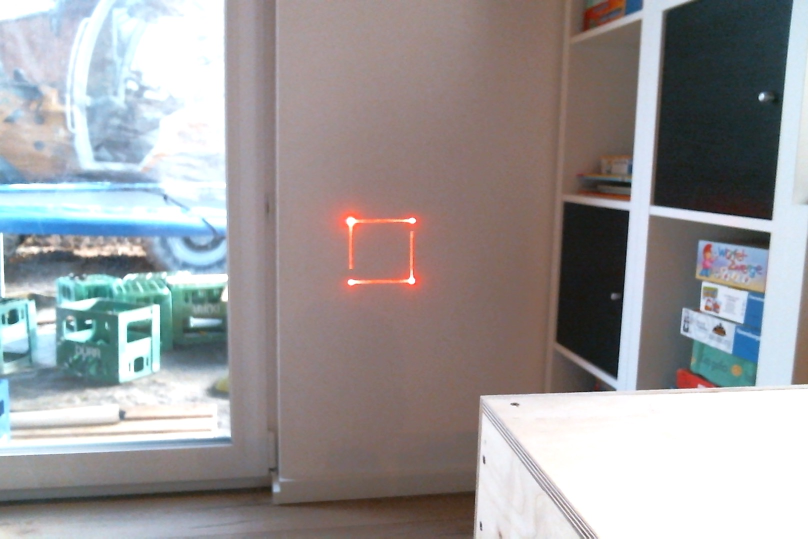
#> input picture Quadrat.jpg, 1616 x 1077 px (shown at 1/2 size)
$ python position.py --image ../Quadrat.jpg   (older library calls are emulated)
#> lines starting #> are read from the running program, lines starting #| are printed output that depends on the picture; after the words box and inside, x2 and y2 are one past the last pixel; in counts of white or black regions, pixels touching at a corner belong together
# USAGE
# python detect_bright_spots.py --image images/lights_01.png
# INSTALL
# sudo port install opencv +python27

# import the necessary packages
from imutils import contours
from skimage import measure
import numpy as np
import imutils
import argparse
import cv2

def getWebcamImage():
  cam = cv2.VideoCapture(0)
  ret_val, img = cam.read()
  return img

# construct the argument parse and parse the arguments
ap = argparse.ArgumentParser()
ap.add_argument("-i", "--image", required=True, help="path to the image file")
args = vars(ap.parse_args())

# load the webcam image, convert it to grayscale, and blur it
#image = cv2.imread(args["image"])
while True:
  #image = getWebcamImage()
  image = cv2.imread(args["image"])
#> image is the input picture: shape (1077, 1616, 3); mean B, G, R 154, 152.7, 155.4
  #cv2.imwrite('blank.png',image)
  gray = cv2.cvtColor(image, cv2.COLOR_BGR2GRAY)
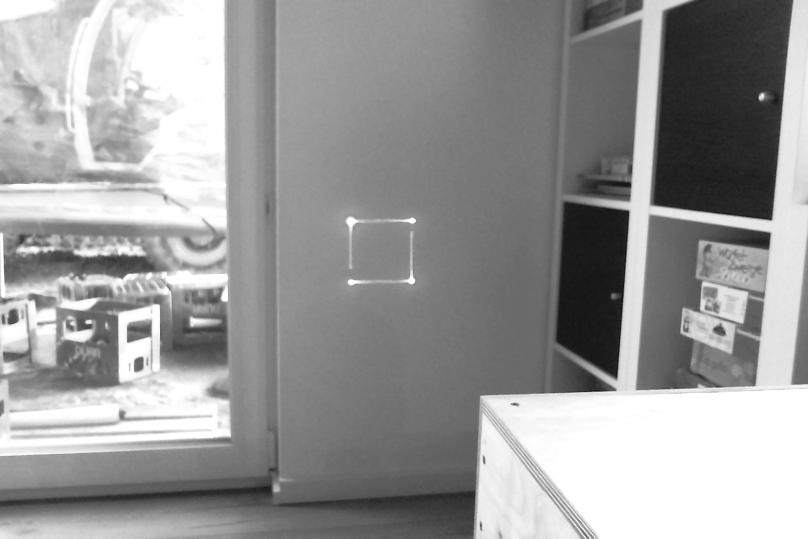
#> gray: shape (1077, 1616) (shown at 1/2 size); min 2, max 255, mean 153.7
  #blurred = cv2.GaussianBlur(gray, (5, 5), 0)
  blurred = cv2.GaussianBlur(gray, (11, 11), 0) # original
  # [7 lines of commented-out code are left out]
  thresh = cv2.threshold(blurred, 110, 255, cv2.THRESH_BINARY)[1]
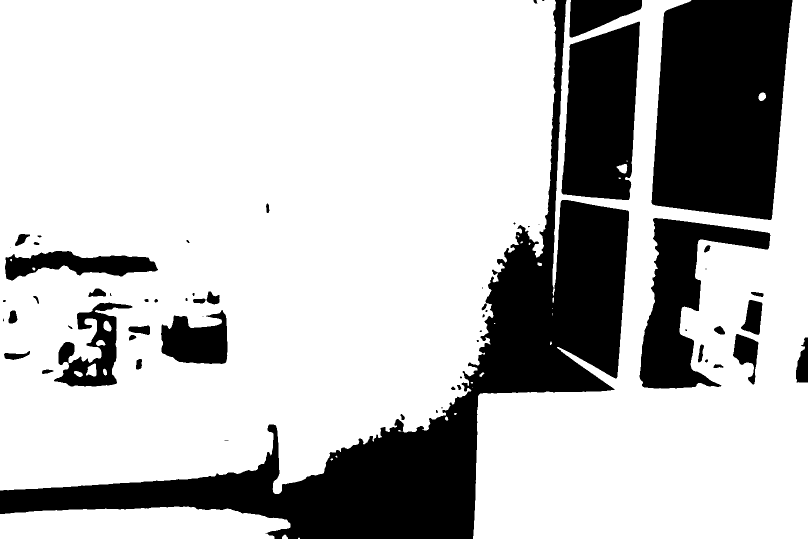
#> thresh: shape (1077, 1616) (shown at 1/2 size); 74.7% white; 62 black regions (18 under 20 px), largest, box (x1, y1, x2, y2) and area: (0, 0, 1258, 1077) 207659, (1303, 0, 1585, 440) 104855, (1123, 43, 1280, 400) 44486
  #cv2.imshow("thresh", thresh)

  # perform a series of erosions and dilations to remove
  # any small blobs of noise from the thresholded image
  thresh = cv2.erode(thresh, None, iterations=2)
#> thresh: shape (1077, 1616); 72.7% white; 51 black regions, largest, box (x1, y1, x2, y2) and area: (0, 0, 1260, 1077) 222079, (1301, 0, 1587, 442) 107458, (1121, 41, 1282, 402) 46804
  thresh = cv2.dilate(thresh, None, iterations=4)
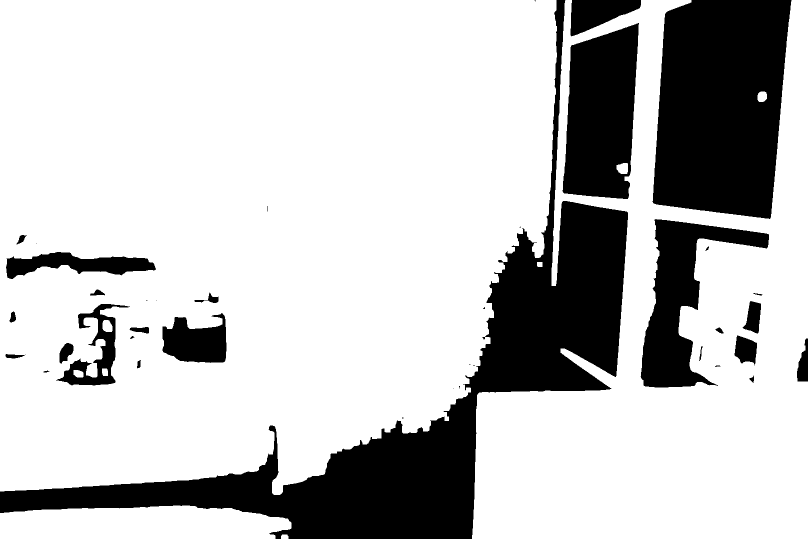
#> thresh: shape (1077, 1616) (shown at 1/2 size); 76.4% white; 40 black regions (13 under 20 px), largest, box (x1, y1, x2, y2) and area: (0, 0, 1256, 1077) 195734, (1305, 0, 1583, 438) 102242, (1125, 46, 1278, 398) 42265
  #cv2.imshow("thresh", thresh)

  # perform a connected component analysis on the thresholded
  # image, then initialize a mask to store only the "large"
  # components
  labels = measure.label(thresh, background=0)
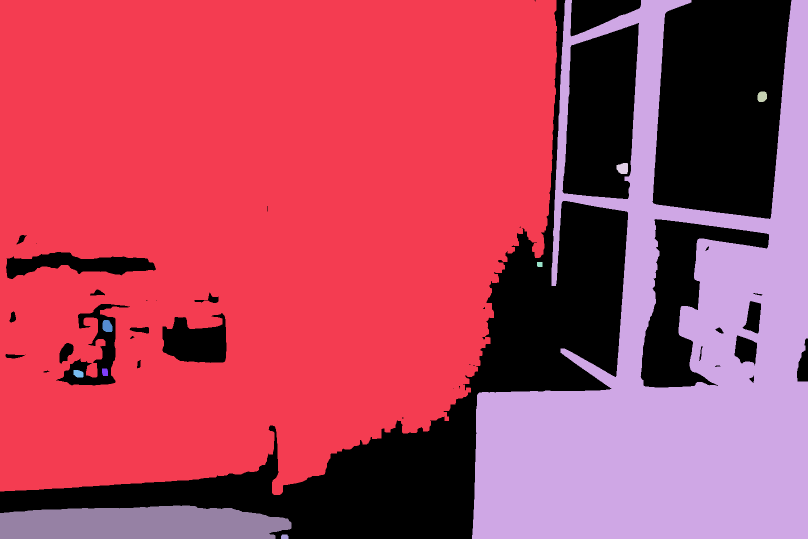
#> labels: shape (1077, 1616) int64 (shown at 1/2 size); 11 distinct labels, from 0 to 10; one colour per label, 0 black
  mask = np.zeros(thresh.shape, dtype="uint8")

  # loop over the unique components
  for label in np.unique(labels):
    # if this is the background label, ignore it
    if label == 0:
      continue

    # otherwise, construct the label mask and count the
    # number of pixels
    labelMask = np.zeros(thresh.shape, dtype="uint8")
    labelMask[labels == label] = 255
    numPixels = cv2.countNonZero(labelMask)

    # if the number of pixels in the component is sufficiently
    # large, then add it to our mask of "large blobs"
    #if numPixels > 800:
    if numPixels > 100:
      mask = cv2.add(mask, labelMask)
#> this loop made 11 passes
#> numPixels on passes 2 to 11: 940754, 354500, 343, 427, 108, 404, 168, 254, 33083, 111
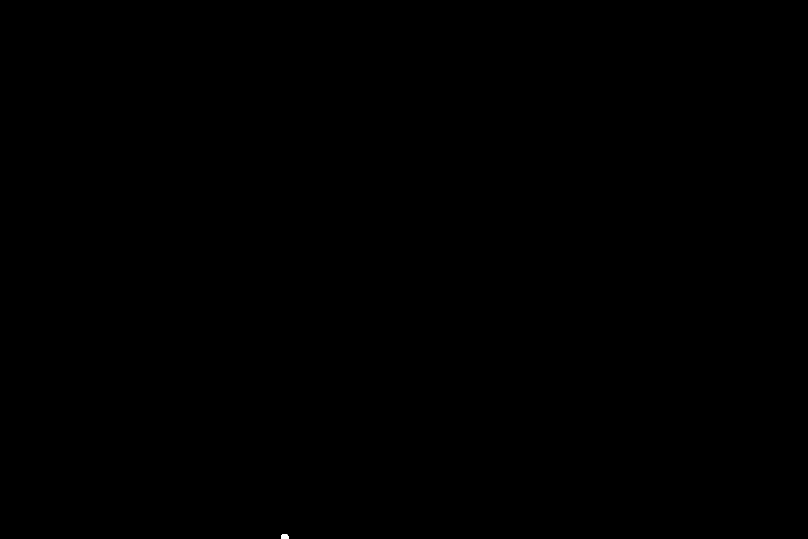
#> labelMask: shape (1077, 1616) (shown at 1/2 size); 0.01% white; 1 white region

  # find the contours in the mask, then sort them from left to right
  cnts = cv2.findContours(mask.copy(), cv2.RETR_EXTERNAL, cv2.CHAIN_APPROX_SIMPLE)
#> cnts = 6 contours; box (x1, y1, x2, y2) and area: (0, 0, 1114, 990) 966063, (944, 0, 1616, 1077) 430319, (0, 1011, 583, 1077) 32454, (1515, 183, 1534, 204) 312, (562, 1069, 577, 1077) 91, (1074, 524, 1085, 534) 88
  cnts = cnts[0] if imutils.is_cv2() else cnts[1]
  if len(cnts) != 0:
    cnts = contours.sort_contours(cnts)[0]

  # loop over the contours
  for (i, c) in enumerate(cnts):
    # draw the bright spot on the image
    (x, y, w, h) = cv2.boundingRect(c)
    ((cX, cY), radius) = cv2.minEnclosingCircle(c)
    cv2.circle(image, (int(cX), int(cY)), int(radius),(0, 0, 255), 3)
    cv2.putText(image, "#{}: ".format(i + 1)+"(x,y)=({}".format(x)+",{})".format(y), (x, y - 15), cv2.FONT_HERSHEY_SIMPLEX, 0.45, (0, 0, 255), 2)
#> this loop made 6 passes
#> (x, y, w, h, cX, cY, radius) on passes 1 to 6: (0, 1011, 583, 66, 290.5, 1051, 291.6), (0, 0, 1114, 990, 556, 491, 741.8), (562, 1069, 15, 8, 569, 1074, 7.28), (944, 0, 672, 1077, 1279.5, 538, 634), (1074, 524, 11, 10, 1079, 528.5, 6.73), (1515, 183, 19, 21, 1524.5, 193.5, 11.51)
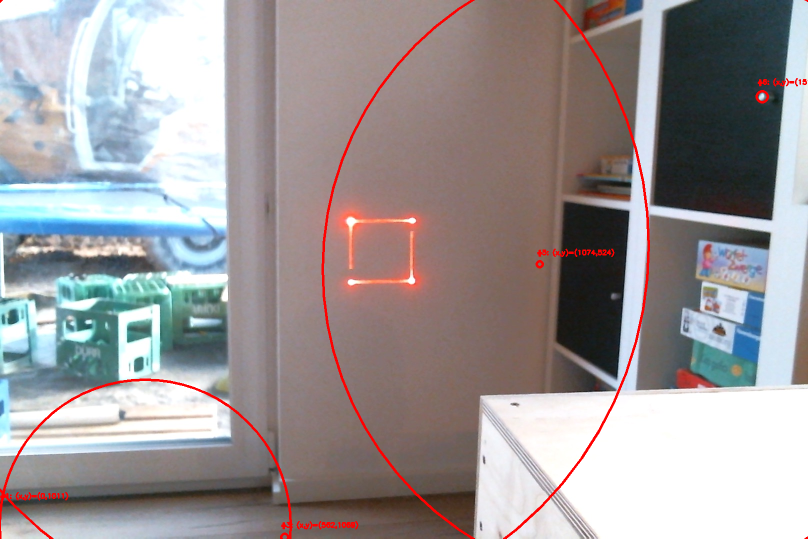
#> image: shape (1077, 1616, 3) (shown at 1/2 size); 1.27% of pixels changed, all inside (x1, y1, x2, y2) = (0, 0, 1616, 1077)

  # show the output image
  image = cv2.resize(image, (0,0), fx=0.5, fy=0.5)
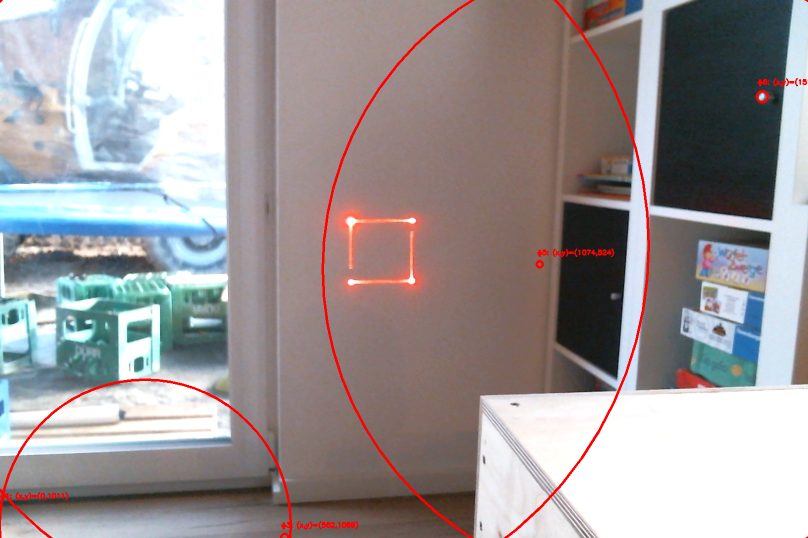
#> image: shape (538, 808, 3); mean B, G, R 152.3, 151, 156.9
  cv2.imshow("Image", image)

  key = cv2.waitKey(0)
#> (key Esc is pressed here)
  if key == 27:
    cv2.imwrite('image.png',image)
    break  # esc to quit
    cv2.destroyAllWindows()
